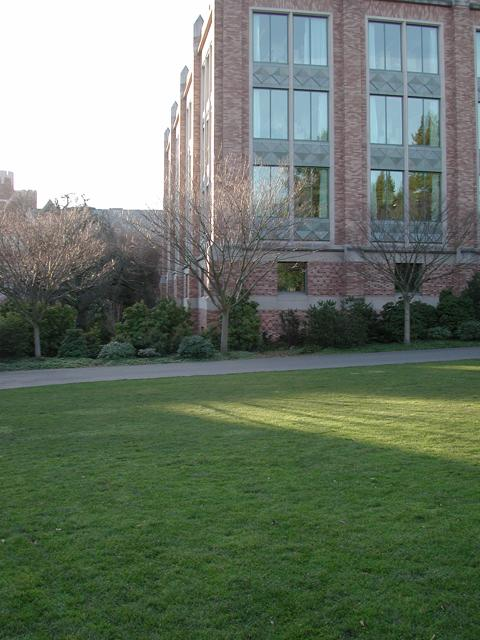
//> input picture campus/campus_001.jpg, 480 x 640 px
$ ./orb_opencv   (built with g++ and OpenCV 4)
//> lines starting //> are read from the running program, lines starting //| are printed output that depends on the picture
#include <opencv2/opencv.hpp>
#include <iostream>
#include <vector>

using namespace cv;
using namespace std;

// Function to find keypoints and descriptors using ORB
void findKeypointsAndDescriptors(Mat image, vector<KeyPoint>& keypoints, Mat& descriptors) {
    Ptr<ORB> orb = ORB::create();
    orb->detectAndCompute(image, noArray(), keypoints, descriptors);
}

// Function to match keypoints between two images
void matchKeypoints(Mat descriptors1, Mat descriptors2, vector<DMatch>& matches) {
    Ptr<DescriptorMatcher> matcher = DescriptorMatcher::create(DescriptorMatcher::BRUTEFORCE_HAMMING);
    matcher->match(descriptors1, descriptors2, matches);
}

// Function to find homography matrix using RANSAC algorithm
Mat findHomography(vector<Point2f> points1, vector<Point2f> points2) {
    Mat homography;
    vector<uchar> inliers(points1.size(), 0);
    homography = findHomography(points1, points2, RANSAC, 3, inliers);
    return homography;
}

int main() {
    // Read images
    Mat image1 = imread("../../campus/campus_001.jpg");
//> image1 is the input picture: 640 rows x 480 cols, CV_8UC3; mean B, G, R 103.6, 119.2, 106.5
    Mat image2 = imread("../../campus/campus_002.jpg");
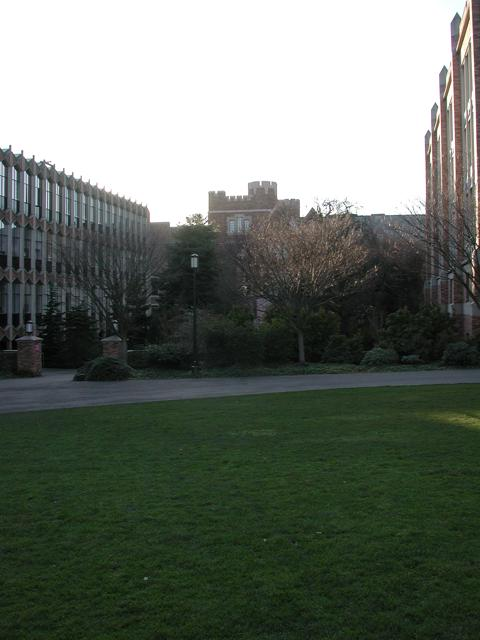
//> input picture campus/campus_002.jpg, 480 x 640 px
//> image2 is the input picture: 640 rows x 480 cols, CV_8UC3; mean B, G, R 104.1, 113, 105.6

    // Find keypoints and descriptors for both images
    vector<KeyPoint> keypoints1, keypoints2;
    Mat descriptors1, descriptors2;
    findKeypointsAndDescriptors(image1, keypoints1, descriptors1);
//> in findKeypointsAndDescriptors, `orb->detectAndCompute(image, noArray(), keypoints, descriptors);`: keypoints = 500 keypoints; strongest (x, y, size): (211, 244, 31), (61, 206, 31), (212, 238, 31), (214, 237, 31)
//> keypoints1 has the same summary as keypoints in findKeypointsAndDescriptors
    findKeypointsAndDescriptors(image2, keypoints2, descriptors2);
//> in findKeypointsAndDescriptors (call 2), `orb->detectAndCompute(image, noArray(), keypoints, descriptors);`: keypoints = 491 keypoints; strongest (x, y, size): (31, 157, 31), (300, 215, 31), (323, 214, 31), (328, 213, 31)
//> keypoints2 has the same summary as keypoints in findKeypointsAndDescriptors

    // Match keypoints between images
    vector<DMatch> matches;
    matchKeypoints(descriptors1, descriptors2, matches);
//> in matchKeypoints, `matcher->match(descriptors1, descriptors2, matches);`: matches = 500 matches
//> matches = 500 matches

    // Filter matches using Lowe's ratio test
    vector<DMatch> filteredMatches;
    for (int i = 0; i < matches.size(); i++) {
        if (matches[i].distance < 0.7 * matches[i+1].distance) {
            filteredMatches.push_back(matches[i]);
        }
    }
//> after the loop, filteredMatches = 71 matches
    cout << "Number of matches: " << matches.size() << endl;
//| Number of matches: 500
    Mat image_show;
    drawMatches(image1, keypoints1, image2, keypoints2, filteredMatches, image_show);
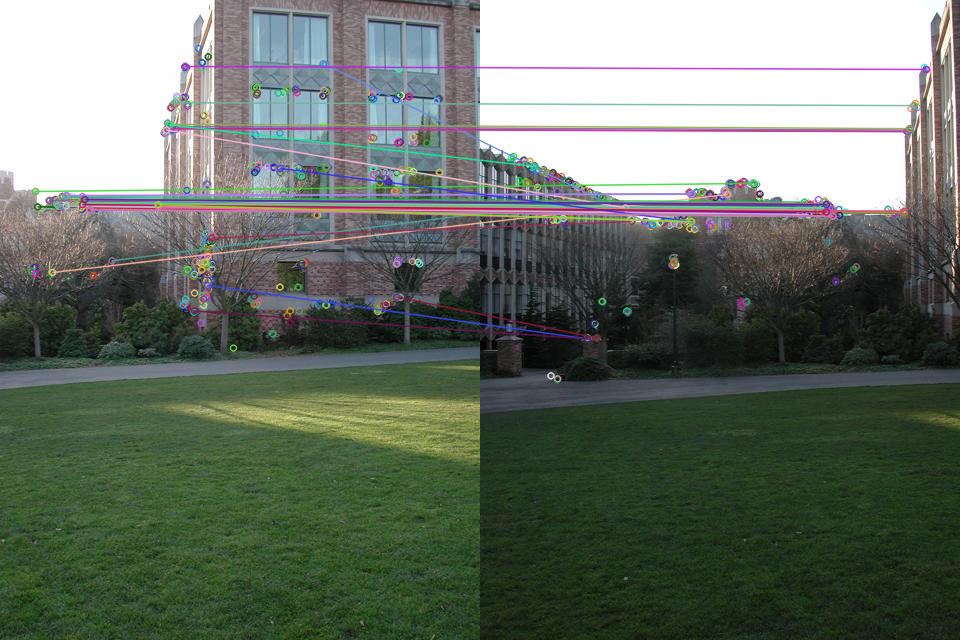
//> image_show: 640 rows x 960 cols, CV_8UC3; mean B, G, R 103.3, 114.6, 105.3
	imshow("matches", image_show);
	imwrite("matches.png", image_show);
	waitKey(0);

    // [25 lines of commented-out code are left out]

    return 0;
}
